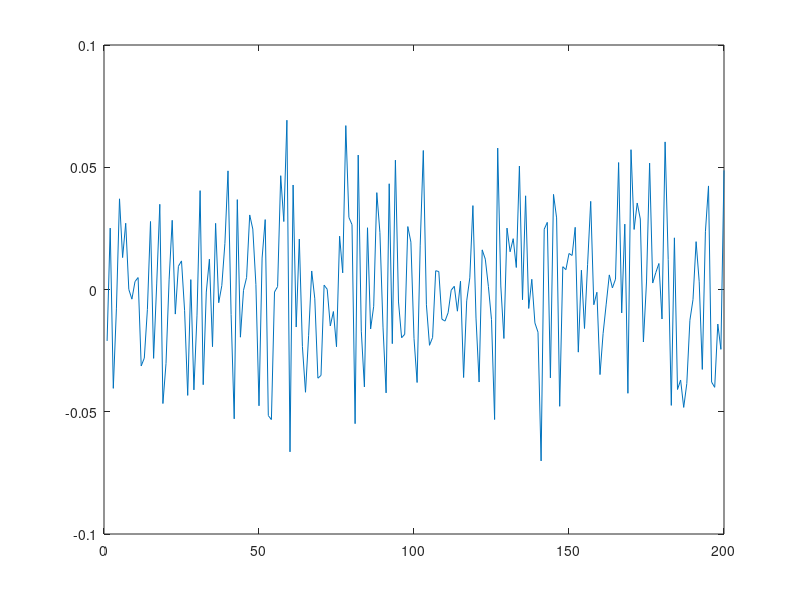

MATLAB code for this plot:
%Problem One

%Global Variables
dimensions = 200;
iterations = 25;

% Creating linear associator 
A = zeros(dimensions,dimensions);
Fmatrix =zeros(dimensions,1);
Gmatrix = zeros(dimensions,1);


% ORIGINAL LINEAR ASSOCIATOR
for i=1:iterations
  % Generating random vectors 
  
  % Setting mean to zero
  F_set = (rand(dimensions,1)-0.5); 
  G_set = (rand(dimensions,1)-0.5);  
  % Normalizing vector
  F_set = F_set/norm(F_set); 
  G_set =G_set/norm(G_set);
  
  % Placing vectors in matrix
  Fmatrix(:,i) = F_set;
  Gmatrix(:,i) = G_set;
  
  Ai= G_set*F_set';     % Uses outer product to find the linear association
  A = A + Ai;           % Adding association to linear associator A
 
end


% Check to see if the matrix created is orthogonal to Fmatrix and Gmatrix
    % dot product G1_prime with the individual elements of the G_matrix in
    % a loop. Theta should be getting bigger with more iterations to
    % indicate deteriorations
%theta_values_g_prime = zeros(iterations,1);
for h=1:iterations    
    GPrime = A*Fmatrix(:,h);
    GPrimenorm = GPrime / norm(GPrime);
    costheta_gprime = dot(GPrimenorm,Gmatrix(:,h));
    %theta_g_prime(h) = acosd(costheta_gprime);
    Length = norm(GPrime);
end

%newGprime = A * Fmatrix; % dont modify the original GPrime
%difference = Gmatrix - newGprime;
 % Error Correcting Procedure
 
 % Tapering the learning constant
 %n = 5; % n is just the number of learning trials
 %k = 1/n;
 
 % Learning Constant
 % for individual elements, not entire vectors
 %k = 1/(Fmatrix'*Fmatrix)
 
 
 
 % Grab random associated pair from original linear associator A
    %can't use for loop because it'll grab pairs sequentially
    
    CopyFmatrix = Fmatrix;
    vector_shuffle = randperm(25); 
    CopyFmatrix = CopyFmatrix(:,vector_shuffle);
    
 % gradient descent is g - g'
 % g is what we want, g' is what we got
 
 %deltA = k(g-g')f' is the error correcting 
 

 % Initializing vectors
deltA = zeros(dimensions,dimensions);
grad_descent = zeros(200,25);
%newA = zeros(dimensions,dimensions);
newA = A;
GprimeMatrix = zeros(dimensions,dimensions);


% Constructing new A with delta A
k = 1;
GprimeMatrix = A*Fmatrix;
 for u=1:iterations
    grad_descent(:,u) = Gmatrix(:,u)-GprimeMatrix(:,u);
    deltA = k*(grad_descent(:,u))*CopyFmatrix(:,u)';
    error(:,u) = norm(grad_descent(:,u));
    newA = newA + deltA;
    plot(grad_descent(:,u))
 end

% Testing to see if the new linear associator works
GprimeNorm1 = GprimeMatrix / norm(GprimeMatrix,1);
for u=1:iterations
   costheta(:,u) = dot(Gmatrix(:,u),GprimeNorm1(:,u));
   newtheta(:,u) = acosd(costheta(:,u));
end



%{
k = 3;
GprimeMatrix = A*Fmatrix;
 for u=1:600
    r = round(unifrnd(1,25));
    grad_descent(:,r) = Gmatrix(:,r)-GprimeMatrix(:,r);
    error(:,r) = norm(grad_descent(:,r);
    deltA = k*(grad_descent(:,r))*Fmatrix(:,r)';
    newA = newA + deltA;
    plot(error)
 end
%}
 
 
 % Testing to see if the new linear associator works
GprimeNorm1 = GprimeMatrix / norm(GprimeMatrix,1);
for u=1:600
   costheta(:,iterations) = dot(Gmatrix(:,iterations),GprimeNorm1(:,iterations));
   newtheta(:,iterations) = acosd(costheta(:,iterations));
end




 % to figure out how long it takes to converge, get the error difference
 % between each individual gprime from the original A and gprime from the new A
 % with delta A integrated and compare that with original gprime from A and
 % original g
 
 